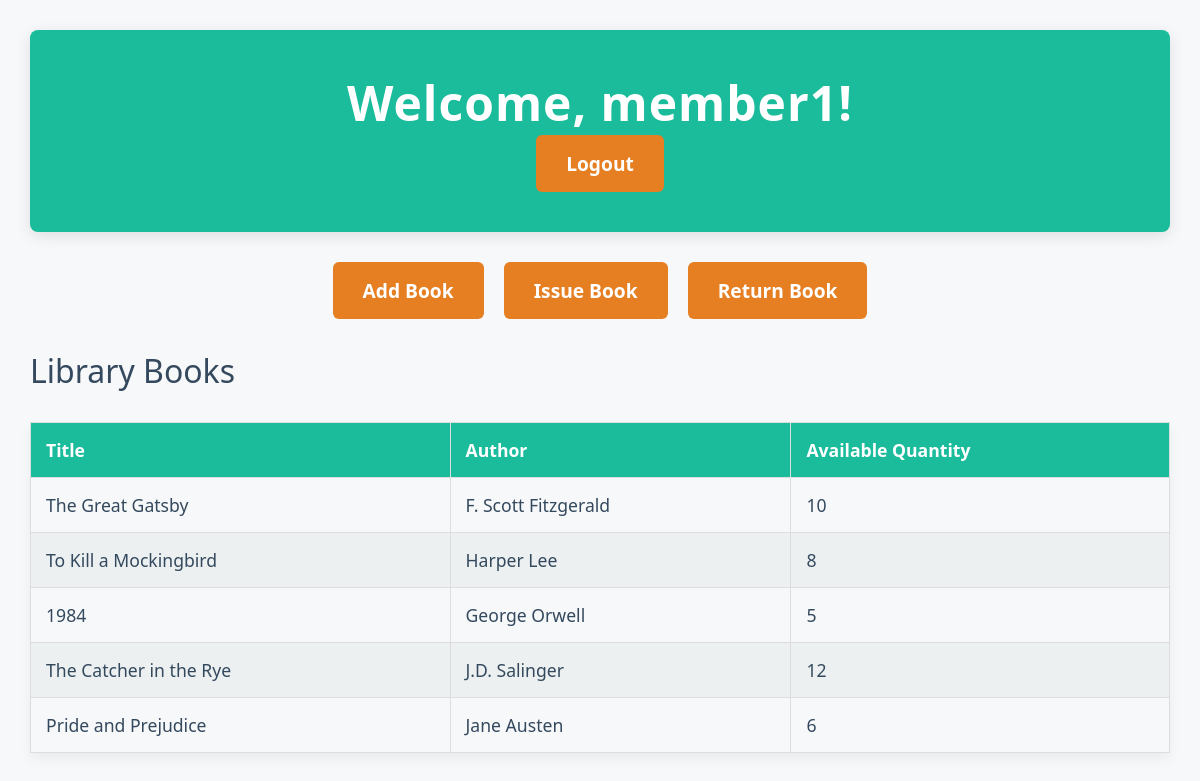
Page /dashboard.php (signed in) on the committed database.
### tables this page shows
CREATE TABLE IF NOT EXISTS `books` (
    `id` INT AUTO_INCREMENT PRIMARY KEY,
    `title` VARCHAR(255) NOT NULL,
    `author` VARCHAR(255) NOT NULL,
    `genre` VARCHAR(100) NOT NULL,
    `publication_year` YEAR NOT NULL,
    `total_quantity` INT NOT NULL,
    `available_quantity` INT NOT NULL
);

### dashboard.php (the view, shortened to what this page needs)
<?php
include('config.php');
$user = $_SESSION['user'];
?>
<!DOCTYPE html>
<html lang="en">
<head>
    <link rel="stylesheet" href="assets/css/style.css">
</head>
<body>
    <header>
        <h1>Welcome, <?php echo htmlspecialchars($user['username']); ?>!</h1>
        <a href="logout.php"><button>Logout</button></a>
    </header>
    <nav>
        <a href="add_book.php"><button>Add Book</button></a>
        <a href="issue_book.php"><button>Issue Book</button></a>
        <a href="return_book.php"><button>Return Book</button></a>
    </nav>
    <section>
        <h2>Library Books</h2>
        <table>
            <thead>
                <tr>
                    <th>Title</th>
                    <th>Author</th>
                    <th>Available Quantity</th>
                </tr>
            </thead>
            <tbody>
                <?php
                $books_result = $conn->query("SELECT * FROM books");
                while ($book = $books_result->fetch_assoc()) {
                    echo "<tr>";
                    echo "<td>" . htmlspecialchars($book['title']) . "</td>";
                    echo "<td>" . htmlspecialchars($book['author']) . "</td>";
                    echo "<td>" . htmlspecialchars($book['available_quantity']) . "</td>";
                    echo "</tr>";
                }
                ?>
            </tbody>
        </table>
    </section>
</body>
</html>

### assets/css/style.css (style rules this page uses)
* { margin: 0; padding: 0; box-sizing: border-box; font-family: 'Segoe UI', Tahoma, Geneva, Verdana, sans-serif; }
body { background-color: #f7f8f9; color: #2c3e50; padding: 30px; font-size: 16px; }
header { text-align: center; background-color: #1abc9c; color: #fff; padding: 40px 20px; border-radius: 8px; margin-bottom: 30px; box-shadow: 0px 4px 15px rgba(0, 0, 0, 0.1); }
header h1 { font-size: 3em; font-weight: 600; letter-spacing: 1px; }
h2 { font-size: 2em; margin-bottom: 30px; color: #34495e; font-weight: 500; }
button { background-color: #e67e22; color: #fff; padding: 15px 30px; border: none; border-radius: 6px; cursor: pointer; font-size: 1.2em; font-weight: 600; transition: background-color 0.3s ease; display: inline-block; }
table { width: 100%; border-collapse: collapse; margin-bottom: 40px; box-shadow: 0px 6px 12px rgba(0, 0, 0, 0.05); }
table, th, td { border: 1px solid #ddd; }
th, td { padding: 15px; text-align: left; font-size: 1.1em; color: #34495e; }
th { background-color: #1abc9c; color: #fff; font-weight: 600; }
tr:nth-child(even) { background-color: #ecf0f1; }
td { border-bottom: 1px solid #ddd; }
nav { display: flex; justify-content: center; gap: 20px; margin-bottom: 30px; }
nav button { width: auto; }

### rows in the picture
books: title "The Great Gatsby", author "F. Scott Fitzgerald", available_quantity "10"
books: title "To Kill a Mockingbird", author "Harper Lee", available_quantity "8"
books: title "1984", author "George Orwell", available_quantity "5"
books: title "The Catcher in the Rye", author "J.D. Salinger", available_quantity "12"
books: title "Pride and Prejudice", author "Jane Austen", available_quantity "6"

### other values in the picture
$user['username'] "member1"
